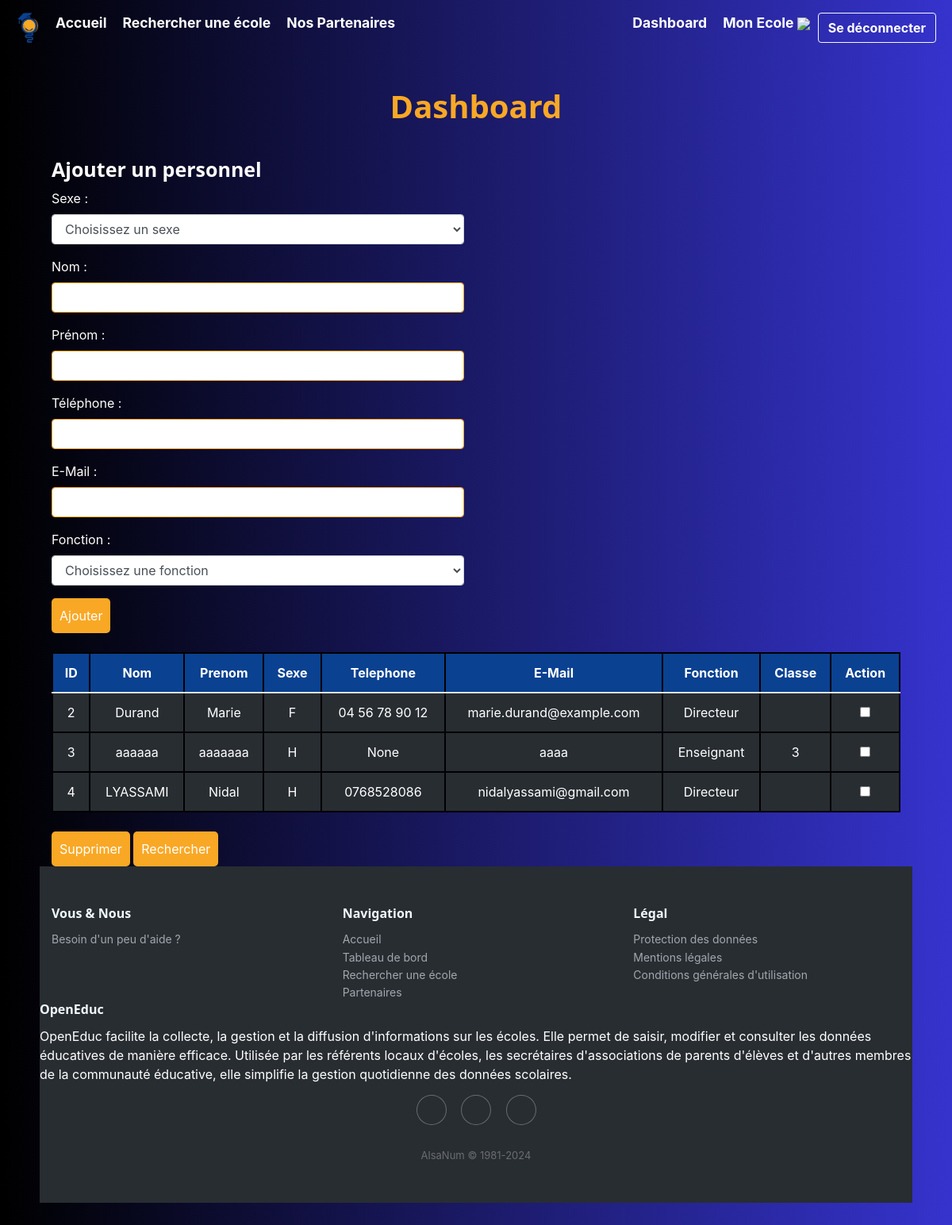
Before: /dashboard/personnel (signed in) with the older database file.
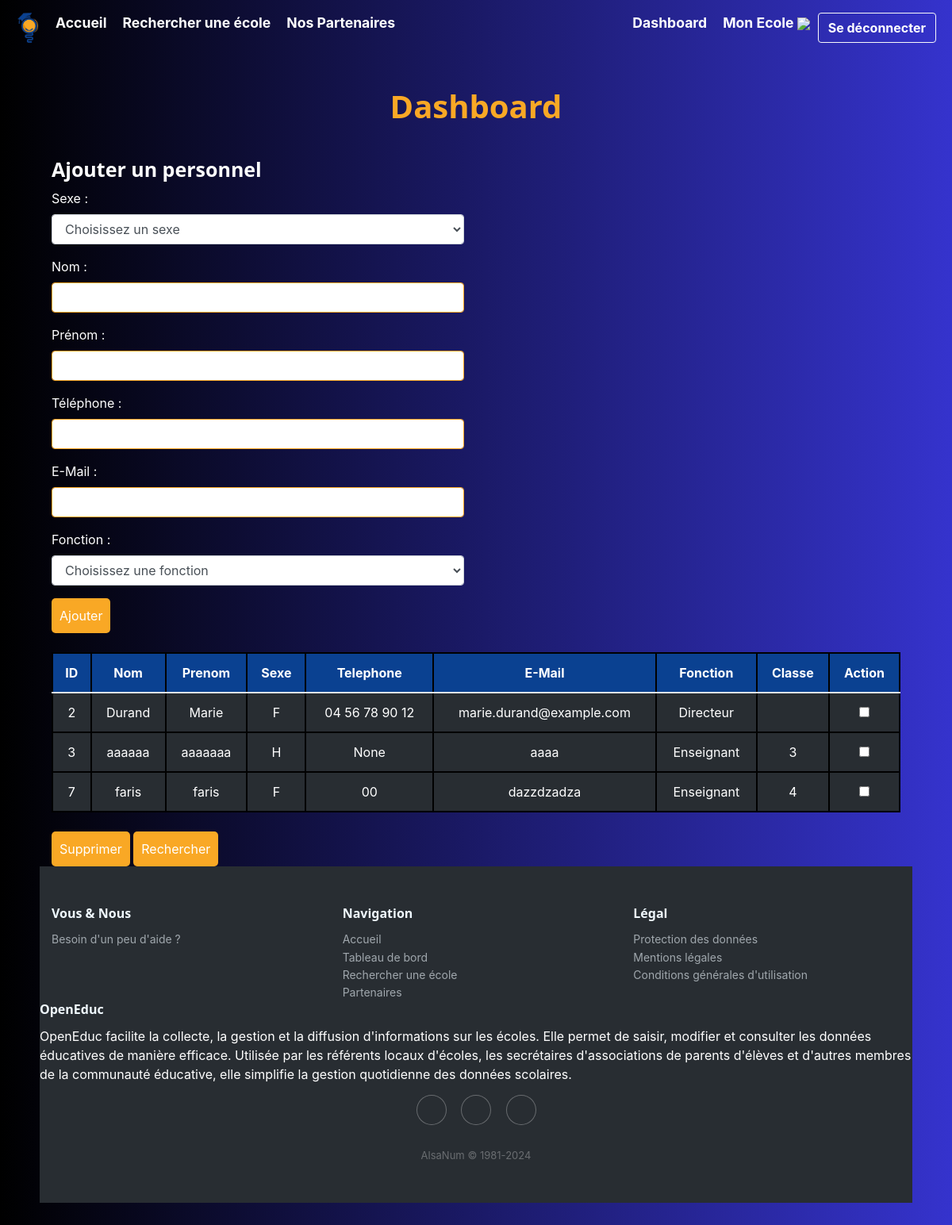
After: the same page with the newer database file.
### tables this page shows
CREATE TABLE Personnel (
idPersonnel INTEGER PRIMARY KEY ,
Nom VARCHAR(50),
Prenom VARCHAR(50),
Sexe TEXT CHECK( Sexe IN ('H','F') ),
Telephone VARCHAR(15),
Email VARCHAR(255),
Fonction TEXT CHECK( Fonction IN ('Directeur','Enseignant','Correspondant Local APEA','Correspondant Local Mairie') ),
idEcole INT, -- Clé étrangère faisant référence à l'école à laquelle le personnel est rattaché
idClasse INT,
FOREIGN KEY (idEcole) REFERENCES Ecole(idEcole),
FOREIGN KEY (idClasse) REFERENCES Classe(idClasse)
);

### main.py (the view)
@app.route("/dashboard/personnel", methods=["POST", "GET"])
def referentPersonnel() :
    username = session.get("username")
    statut = session.get("statut")
    id = session.get("id")
    monEcole = chercher_monEcole(id)
    if request.method == "POST":
        submit_type = request.form.get('submit-type')
        data = request.form
        if submit_type == "Rechercher" :
            idPersonnel = data.get('idPersonnel')
            conn = sqlite3.connect(bdd_name).cursor().execute("""SELECT * FROM Personnel WHERE idPersonnel = ?
                                                              """, (idPersonnel,) )
            Personnel = conn.fetchall()[0]
            print(Personnel)
            print("aaaaaaaaaaaa",Personnel)
            data = request.form
            sexe = Personnel[3]
            nomPersonnel = Personnel[1]
            prenomPersonnel = Personnel[2]
            telephone = Personnel[4]
            email = Personnel[5]
            fonction = Personnel[6]
            print(Personnel)
            conn = sqlite3.connect(bdd_name).cursor().execute("""SELECT cycleScolaire FROM Ecole, Utilisateur WHERE Ecole.idEcole = Utilisateur.idEcole AND idUtilisateur = ?""", (id,))
            cycleScolaire = conn.fetchall()[0][0]
            conn = sqlite3.connect(bdd_name).cursor().execute("""SELECT idPersonnel, Nom, Prenom, Sexe, Telephone, Email, Fonction, idClasse FROM Personnel p JOIN Utilisateur u ON p.idEcole = u.idEcole WHERE p.idEcole = ?""", (monEcole,))
            personnels = conn.fetchall()
            conn.close()
            return render_template("views/dashboard/referentPersonnel.html",
                                   cycleScolaire = cycleScolaire, personnels = personnels, profs = chercher_profs(monEcole),
                                   affichage=True,
                                   idPersonnel=idPersonnel, sexe=sexe, nomPersonnel=nomPersonnel, prenomPersonnel=prenomPersonnel, telephone=telephone, email=email, fonction=fonction
                                   )
        if submit_type == 'Ajouter':
            print("\n\n AJOUT PERSONNEL \n\n")
            sexe = data.get('sexe')
            nomPersonnel = data.get('nomPersonnel')
            prenomPersonnel = data.get('prenomPersonnel')
            telephone = data.get('telephone')
            email = data.get('email')
            fonction = data.get('fonction')
            inserer_personnel(nomPersonnel, prenomPersonnel, sexe, telephone, email, fonction, monEcole)
            return redirect(request.url)
        if submit_type == 'Modifier' :
            print("\n\n MODIFICATION PERSONNEL \n\n")
            idPersonnel = data.get('idPersonnel')
            sexe = data.get('sexe')
            nomPersonnel = data.get('nomPersonnel')
            prenomPersonnel = data.get('prenomPersonnel')
            telephone = data.get('telephone')
            email = data.get('email')
            fonction = data.get('fonction')
            update_personnel(idPersonnel, sexe, nomPersonnel, prenomPersonnel, telephone, email, fonction)
            return redirect(request.url)
        if submit_type == 'Supprimer':
            print("\n\n SUPPRESSION PERSONNEL \n\n")
            idPersonnel = data.getlist('idPersonnel')
            print("idpersonnel",idPersonnel)
            supprimer_personnel(idPersonnel)
            return redirect(request.url)
    else :
        if username is not None and statut == 0 :
            conn = sqlite3.connect(bdd_name).cursor().execute("""
                                                              SELECT cycleScolaire
                                                              FROM Ecole, Utilisateur
                                                              WHERE Ecole.idEcole = Utilisateur.idEcole
                                                                AND idUtilisateur = ?""", (id,)
                                                            )
            cycleScolaire = conn.fetchall()[0][0]
            conn = sqlite3.connect(bdd_name).cursor().execute("""
                                                    SELECT idPersonnel, Nom, Prenom, Sexe, Telephone, Email, Fonction, idClasse
                                                    FROM Personnel p
                                                    JOIN Utilisateur u ON p.idEcole = u.idEcole
                                                    WHERE p.idEcole = ?""", (monEcole,)
                                                              )
            personnels = conn.fetchall()
            conn.close()
            return render_template("views/dashboard/referentPersonnel.html",
                                   cycleScolaire = cycleScolaire,
                                   personnels = personnels,
                                   profs = chercher_profs(monEcole)
                                   )
        return redirect(url_for('dashboard'))

### templates/views/dashboard/referentPersonnel.html (shortened to what this page needs)
{% extends "base.html" %}
{% block css %}<link rel="stylesheet" href="{{ url_for('static', filename='css/dashboard.css') }}"></link>{% endblock %}
{% block content %}
<h1>Dashboard</h1>
<div class="container">
    <div class="row">
        <div class="col">
            <h3>Ajouter un personnel</h3>
            <form action="{{ url_for('referentPersonnel') }}" method="POST">
                <div class="form-group">
                    <label for="niveau">Sexe :</label>
                    <select class="form-control" name="sexe" id="sexe" required>
                        <option value="" disabled selected aria-required="true">Choisissez un sexe</option>
                    </select>
                </div>
                <div class="form-group">
                    <label for="nomPersonnel">Nom :</label>
                    <input class="form-control" type="text" name="nomPersonnel" id="nomPersonnel" required>
                </div>
                <div class="form-group">
                    <label for="prenomPersonnel">Prénom :</label>
                    <input class="form-control" type="text" name="prenomPersonnel" id="prenomPersonnel" required>
                </div>
                <div class="form-group">
                    <label for="telephone">Téléphone :</label>
                    <input class="form-control" type="text" name="telephone" id="telephone" required>
                </div>
                <div class="form-group">
                    <label for="email">E-Mail :</label>
                    <input class="form-control" type="text" name="email" id="email" required>
                </div>
                <div class="form-group">
                    <label for="fonction">Fonction :</label>
                    <select class="form-control" name="fonction" id="fonction" required>
                        <option value="" disabled selected aria-required="true">Choisissez une fonction</option>
                    </select>
                </div>
                <input type="submit" name="submit-type" value="Ajouter" style="width: max-content;">
            </form>
        </div>
        <div class="col">
    </div>
</div>
<br>
<form action="{{ url_for('referentPersonnel') }}" method="POST">
    <table class="table is-fullwidth">
        <thead>
            <tr>
                <th>ID</th>
                <th>Nom</th>
                <th>Prenom</th>
                <th>Sexe</th>
                <th>Telephone</th>
                <th>E-Mail</th>
                <th>Fonction</th>
                <th>Classe</th>
                <th>Action</th>
            </tr>
        </thead>
        <tbody>
            {% for personnel in personnels %}
                <tr>
                    <td value="personnel[0]">{{ personnel[0] }}</td>
                    <td value="personnel[0]">{{ personnel[1] }}</td>
                    <td value="personnel[0]">{{ personnel[2] }}</td>
                    <td value="personnel[0]">{{ personnel[3] }}</td>
                    <td value="personnel[0]">{{ personnel[4] }}</td>
                    <td value="personnel[0]">{{ personnel[5] }}</td>
                    <td value="personnel[0]">{{ personnel[6] }}</td>
                    <td value="personnel[0]">{{ personnel[7] if personnel[7] }}</td>
                    <td>
                        <input type="checkbox" name="idPersonnel" value="{{ personnel[0] }}" style="width: max-content;">
                    </td>
                </tr>
            {% endfor %}
        </tbody>
    </table>
    <br>
    <input type="submit" name="submit-type" value="Supprimer" style="width: max-content;">
    <input type="submit" name="submit-type" value="Rechercher" style="width: max-content;">
</form>
{% endblock %}

### templates/base.html (shortened to what this page needs)
<!DOCTYPE html>
<html lang="fr">
<head>
    <link rel="stylesheet" href="https://cdnjs.cloudflare.com/ajax/libs/ionicons/2.0.1/css/ionicons.min.css">
    <link rel="stylesheet" href="https://cdnjs.cloudflare.com/ajax/libs/twitter-bootstrap/4.1.3/css/bootstrap.min.css">
    <link rel="stylesheet" href="{{ url_for('static', filename='css/style.css') }}">
    {% block css %}{% endblock %}
</head>
<body>
    <nav id="navbar">
        <img src="{{ url_for('static', filename='img/logo.png') }}" alt="logo" width="50">
        <ul id="navbar-items">
            <li class="navbar-item">
                <a href="{{ url_for('index') }}">Accueil</a>
            </li>
            <li class="navbar-item">
                <a href="{{ url_for('recherche') }}">Rechercher une école</a>
            </li>
            <li class="navbar-item">
                <a href="{{ url_for('partenaires') }}">Nos Partenaires</a>
            </li>
            <li class="navbar-item login-logout">
                <div class="dropdown">
                    {% if session['username'] %}
                    <a href="{{ url_for('dashboard') }}" style="padding: 0 10px">
                        Dashboard
                    </a>
                    {% endif %}
                </div>
                {% if session['statut'] == 1 %}
                <div class="dropdown">
                    <a style="padding: 0 10px;">
                        Gestion Ecoles
                        <img style="width: 20px;" src="https://www.nzrugby-connect.com/wp-content/uploads/2019/03/fleche-blanche-bas.png">
                    </a>
                    <div class="dropdown-content">
                        <a href="{{ url_for('dashboardAdminSearchEcole') }}">Rechercher</a>
                        <a href="{{ url_for('dashboardAdminAddEcole') }}"   >Créer</a>
                        <a href="{{ url_for('dashboardAdminDeleteEcole') }}">Supprimer</a>
                        <a href="{{ url_for('dashboardAdminEditEcole') }}"  >Modifier</a>
                    </div>
                </div>
                <div class="dropdown">
                    <a style="padding: 0 10px;">
                        Gestion Référents
                        <img style="width: 20px;" src="https://www.nzrugby-connect.com/wp-content/uploads/2019/03/fleche-blanche-bas.png">
                    </a>
                    <div class="dropdown-content">
                        <a href="{{ url_for('dashboardAdminSearchRef') }}">Rechercher</a>
                        <a href="{{ url_for('dashboardAdminAddRef') }}"   >Créer</a>
                        <a href="{{ url_for('dashboardAdminDeleteRef') }}">Supprimer</a>
                        <a href="{{ url_for('dashboardAdminEditRef') }}"  >Modifier</a>
                    </div>
                </div>
                {% elif session['statut'] == 0 %}
                <div class="dropdown">
                    <a style="padding: 0 10px;">
                        Mon Ecole
                        <img style="width: 20px;" src="https://www.nzrugby-connect.com/wp-content/uploads/2019/03/fleche-blanche-bas.png">
                    </a>
                </div>
                {% endif %}
                {% if session['username'] %}
                <a href="{{ url_for('logout') }}" class="btn btn-outline-light" id="logout">Se déconnecter</a>
                {% else %}
                <a href="{{ url_for('login') }}" class="btn btn-outline-light" id="login">Se connecter</a>
                {% endif %}
            </li>
        </ul>
    </nav>
    <div id="container">
        {% block content %}{% endblock %}
    </div>
    <div class="footer-dark">
        <footer>
            <div class="container">
                <div class="row">
                    <div class="col-sm-6 col-md-4 item">
                        <h3>Vous & Nous</h3>
                        <ul>
                            <li><a href="https://nidal-e5.gitbook.io/openeduc" target="_blank">Besoin d'un peu d'aide ?</a></li>
                        </ul>
                    </div>
                    <div class="col-sm-6 col-md-4 item">
                            <h3>Navigation</h3>
                        <ul>
                            <li><a href="{{ url_for('index') }}">Accueil</a></li>
                            <li><a href="{{ url_for('dashboard') }}">Tableau de bord</a></li>
                            <li><a href="{{ url_for('recherche') }}">Rechercher une école</a></li>
                            <li><a href="{{ url_for('partenaires') }}">Partenaires</a></li>
                        </ul>
                    </div>
                    <div class="col-sm-6 col-md-4 item">
                        <h3>Légal</h3>
                        <ul>
                            <li><a href="{{ url_for('protectionDesDonnees') }}">Protection des données</a></li>
                            <li><a href="{{ url_for('mentionsLegales') }}">Mentions légales</a></li>
                            <li><a href="{{ url_for('cgu') }}">Conditions générales d'utilisation</a></li>
                        </ul>
                    </div>
                    <div class="col-6d-6 item te4t">
                        <h3>OpenEduc</h3>
                        <p>
                            OpenEduc facilite la collecte, la gestion et la diffusion d'informations sur les écoles. Elle permet de saisir, modifier et consulter les données éducatives de manière efficace. Utilisée par les référents locaux d'écoles, les secrétaires d'associations de parents d'élèves et d'autres membres de la communauté éducative, elle simplifie la gestion quotidienne des données scolaires.
                        </p>
                    </div>
                    <div class="col item social">
                        <a href="#"></a>
                        <a href="#"></a>
                        <a href="#"></a>
                    </div>
                </div>
                <p class="copyright">AlsaNum © 1981-2024</p>
            </div>
        </footer>
    </div>
</body>
</html>

Changed rows visible on the page:
removed Personnel: idPersonnel "4", Nom "LYASSAMI", Prenom "Nidal", Sexe "H", Telephone "0768528086", Email "nidalyassami@gmail.com", Fonction "Directeur"
added Personnel: idPersonnel "7", Nom "faris", Prenom "faris", Sexe "F", Telephone "00", Email "dazzdzadza", Fonction "Enseignant", idClasse "4"
